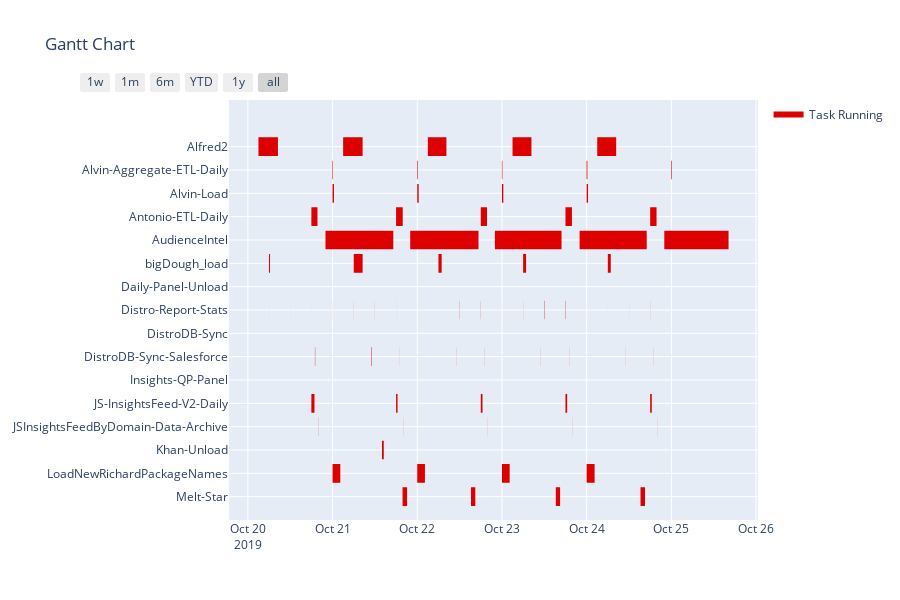

The notebook cell this image was saved under:
### Code cell
colors = {'Task Running': 'rgb(220, 0, 0)'}
fig = ff.create_gantt(dag_plotly, colors = colors, index_col='Resource', show_colorbar=True,
                      group_tasks=True, bar_width=0.4, showgrid_x=True, showgrid_y=True)

fig.show()

### Figure 1 — Plotly figure (JSON) as saved in the notebook; plotly's stock layout.template omitted (floating-point values rounded to 4 significant figures; data arrays with more than 128 entries replaced by an {"elided": "..."} marker saying what was removed)
{"data": [{"fill": "toself", "fillcolor": "rgb(220, 0, 0)", "hoverinfo": "name", "legendgroup": "rgb(220, 0, 0)", "mode": "none", "name": "Task Running", "type": "scatter", "x": {"elided": "484 str values"}, "y": {"elided": "484 float values"}}, {"legendgroup": "rgb(220, 0, 0)", "marker": {"color": "rgb(220, 0, 0)", "opacity": 0, "size": 1}, "mode": "markers", "name": "", "showlegend": false, "text": {"elided": "194 null values"}, "type": "scatter", "x": {"elided": "194 str values"}, "y": {"elided": "194 int values"}}], "layout": {"height": 600, "hovermode": "closest", "showlegend": true, "title": {"text": "Gantt Chart"}, "xaxis": {"rangeselector": {"buttons": [{"count": 7, "label": "1w", "step": "day", "stepmode": "backward"}, {"count": 1, "label": "1m", "step": "month", "stepmode": "backward"}, {"count": 6, "label": "6m", "step": "month", "stepmode": "backward"}, {"count": 1, "label": "YTD", "step": "year", "stepmode": "todate"}, {"count": 1, "label": "1y", "step": "year", "stepmode": "backward"}, {"step": "all"}]}, "showgrid": true, "type": "date", "zeroline": false}, "yaxis": {"autorange": false, "range": [-1, 17], "showgrid": true, "ticktext": ["Melt-Star", "LoadNewRichardPackageNames", "Khan-Unload", "JSInsightsFeedByDomain-Data-Archive", "JS-InsightsFeed-V2-Daily", "Insights-QP-Panel", "DistroDB-Sync-Salesforce", "DistroDB-Sync", "Distro-Report-Stats", "Daily-Panel-Unload", "bigDough_load", "AudienceIntel", "Antonio-ETL-Daily", "Alvin-Load", "Alvin-Aggregate-ETL-Daily", "Alfred2"], "tickvals": [0, 1, 2, 3, 4, 5, 6, 7, 8, 9, 10, 11, 12, 13, 14, 15], "zeroline": false}}}
